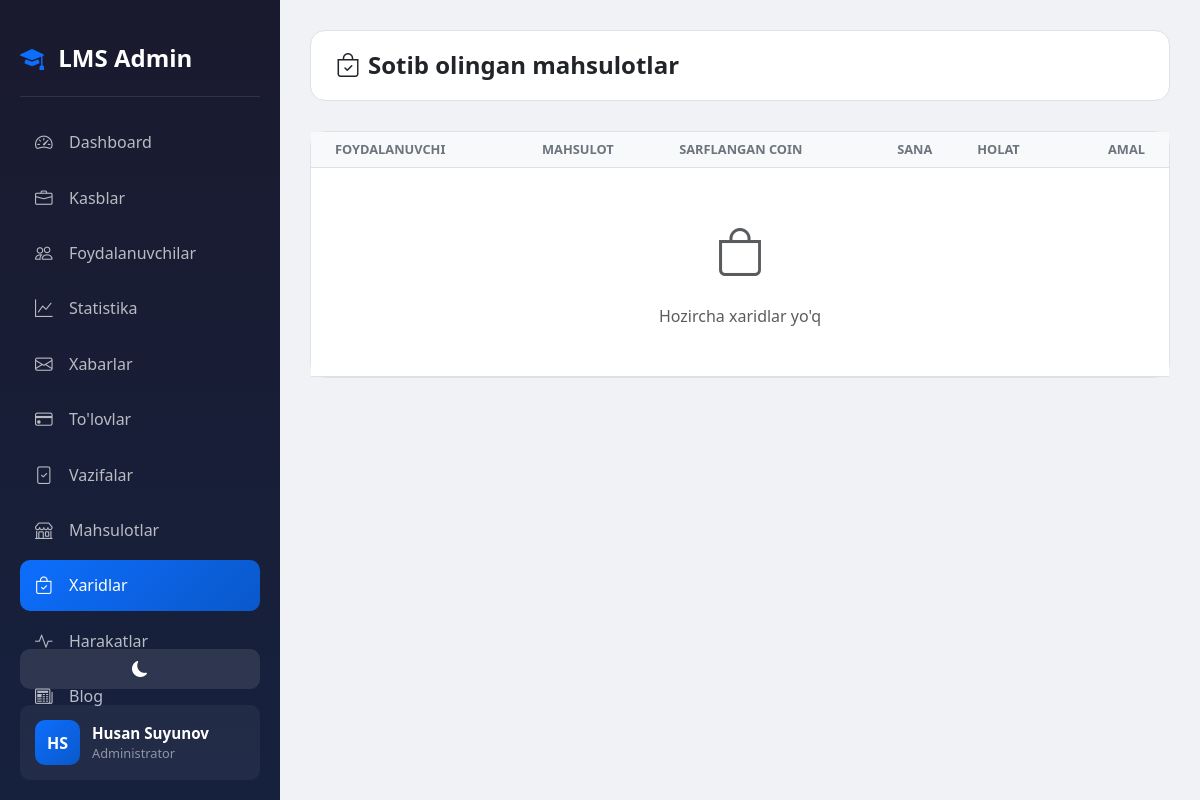
Page /dashboard/purchases/ (signed in) on the earlier database version.
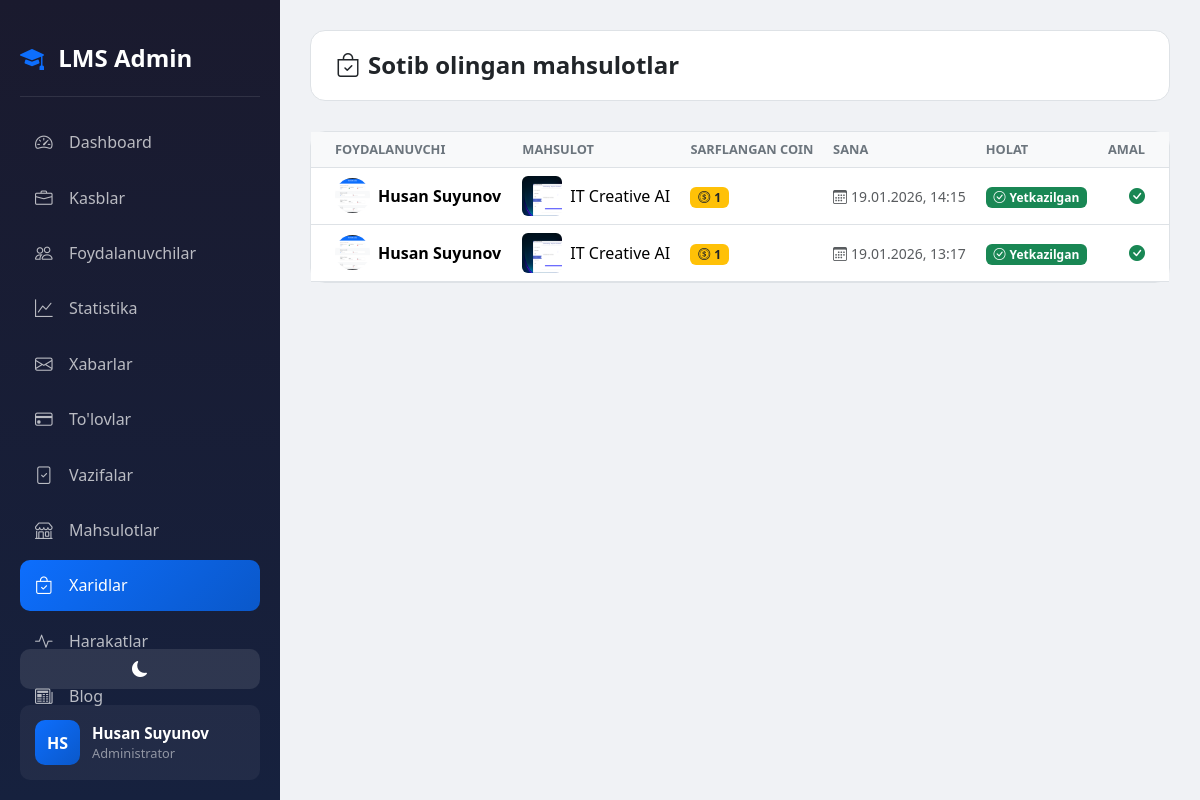
Same page on the later database version.
### accounts/models.py (models this page shows, shortened)
class CustomUser(AbstractUser):
    ROLE_CHOICES = (
        ('admin', 'Admin'),
        ('teacher', 'O\'qituvchi'),
        ('student', 'O\'quvchi'),
    )
    first_name = models.CharField(max_length=100, verbose_name="Ism")
    last_name = models.CharField(max_length=100, verbose_name="Familiya")
    phone = models.CharField(max_length=20, unique=True, verbose_name="Telefon raqam")
    role = models.CharField(max_length=20, choices=ROLE_CHOICES, default='student', verbose_name="Rol")
    photo = models.ImageField(upload_to='profiles/', blank=True, null=True, verbose_name="Profil rasmi")
    profession = models.ForeignKey(Profession, on_delete=models.SET_NULL, null=True, blank=True, related_name='students', verbose_name="Yo'nalish")
    is_blocked = models.BooleanField(default=False, verbose_name="Bloklangan")
    last_activity = models.DateTimeField(null=True, blank=True, verbose_name="Oxirgi faollik")
    bio = models.TextField(blank=True, null=True, verbose_name="O'zi haqida")
    coins = models.IntegerField(default=0, verbose_name="Coinlar")
    total_online_time = models.IntegerField(default=0, verbose_name="Jami online vaqt (daqiqa)")
    address = models.CharField(max_length=300, blank=True, null=True, verbose_name="Yashash manzili")
    birth_date = models.DateField(null=True, blank=True, verbose_name="Tug'ilgan kuni")
    id_card = models.FileField(upload_to='documents/id_cards/', blank=True, null=True, verbose_name="ID karta/Pasport")
    birth_certificate = models.FileField(upload_to='documents/birth_certificates/', blank=True, null=True, verbose_name="Tug'ilganlik haqida guvohnoma")
    @property
    def is_admin(self):
        return self.role == 'admin'
    @property
    def full_name(self):
        return f"{self.first_name} {self.last_name}"
    class Meta:
        verbose_name = "Foydalanuvchi"
        verbose_name_plural = "Foydalanuvchilar"

class ProductPurchase(models.Model):
    product = models.ForeignKey(Product, on_delete=models.CASCADE, related_name='purchases')
    user = models.ForeignKey(CustomUser, on_delete=models.CASCADE, related_name='purchases')
    coins_spent = models.IntegerField(verbose_name="Sarflangan coin")
    purchased_at = models.DateTimeField(auto_now_add=True)
    is_delivered = models.BooleanField(default=False, verbose_name="Yetkazildi")
    class Meta:
        ordering = ['-purchased_at']
        verbose_name = "Xarid"
        verbose_name_plural = "Xaridlar"

class Product(models.Model):
    name = models.CharField(max_length=200, verbose_name="Mahsulot nomi")
    description = models.TextField(verbose_name="Mahsulot haqida")
    image = models.ImageField(upload_to='products/', verbose_name="Rasm")
    coin_price = models.IntegerField(verbose_name="Narxi (Coin)")
    stock = models.IntegerField(default=0, verbose_name="Omborda")
    is_active = models.BooleanField(default=True, verbose_name="Faol")
    created_at = models.DateTimeField(auto_now_add=True)
    class Meta:
        ordering = ['-created_at']
        verbose_name = "Mahsulot"
        verbose_name_plural = "Mahsulotlar"

### accounts/views.py (the view)
# urls.py: path('dashboard/purchases/', views.admin_purchases, name='admin_purchases'),
@login_required
def admin_purchases(request):
    if not request.user.is_admin:
        return redirect('home')
    purchases = ProductPurchase.objects.all().select_related('product', 'user')
    return render(request, 'accounts/admin/purchases.html', {'purchases': purchases})

### accounts/management/commands/check_birthdays.py (called while the page is built, shortened)
    def handle(self, *args, **kwargs):
        today = timezone.now().date()
        users = CustomUser.objects.filter(birth_date__day=today.day, birth_date__month=today.month)
        if not users.exists():
            self.stdout.write(self.style.SUCCESS('No birthdays today.'))
            return

### accounts/templates/accounts/admin/purchases.html (shortened to what this page needs)
{% extends 'accounts/admin/base_admin.html' %}
{% block admin_content %}
<div class="top-bar">
    <h1 class="page-title"><i class="bi bi-bag-check me-2"></i>Sotib olingan mahsulotlar</h1>
</div>
<div class="card">
        <div class="card-body p-0">
            <div class="table-responsive">
                <table class="table table-hover mb-0">
                    <thead class="table-light">
                        <tr>
                            <th class="ps-4">Foydalanuvchi</th>
                            <th>Mahsulot</th>
                            <th>Sarflangan coin</th>
                            <th>Sana</th>
                            <th>Holat</th>
                            <th class="text-end pe-4">Amal</th>
                        </tr>
                    </thead>
                    <tbody>
                        {% for purchase in purchases %}
                        <tr>
                            <td class="ps-4 align-middle">
                                <div class="d-flex align-items-center gap-2">
                                    {% if purchase.user.photo %}
                                    <img src="{{ purchase.user.photo.url }}" class="rounded-circle" width="35" height="35" style="object-fit: cover;">
                                    {% else %}
                                    <div class="rounded-circle bg-light d-flex align-items-center justify-content-center" style="width: 35px; height: 35px;">
                                        <i class="bi bi-person-fill text-muted"></i>
                                    </div>
                                    {% endif %}
                                    <span class="fw-bold">{{ purchase.user.full_name }}</span>
                                </div>
                            </td>
                            <td class="align-middle">
                                <div class="d-flex align-items-center gap-2">
                                    {% if purchase.product.image %}
                                    <img src="{{ purchase.product.image.url }}" class="rounded" width="40" height="40" style="object-fit: cover;">
                                    {% endif %}
                                    <span>{{ purchase.product.name }}</span>
                                </div>
                            </td>
                            <td class="align-middle">
                                <span class="badge bg-warning text-dark">
                                    <i class="bi bi-coin me-1"></i>{{ purchase.coins_spent }}
                                </span>
                            </td>
                            <td class="align-middle">
                                <small class="text-muted">
                                    <i class="bi bi-calendar3 me-1"></i>{{ purchase.purchased_at|date:"d.m.Y, H:i" }}
                                </small>
                            </td>
                            <td class="align-middle">
                                {% if purchase.is_delivered %}
                                <span class="badge bg-success">
                                    <i class="bi bi-check-circle me-1"></i>Yetkazilgan
                                </span>
                                {% else %}
                                <span class="badge bg-warning text-dark">
                                    <i class="bi bi-clock me-1"></i>Kutilmoqda
                                </span>
                                {% endif %}
                            </td>
                            <td class="align-middle text-end pe-4">
                                {% if not purchase.is_delivered %}
                                <form method="post" action="{% url 'admin_mark_delivered' purchase.pk %}" class="d-inline">
                                    {% csrf_token %}
                                    <button type="submit" class="btn btn-sm btn-success">
                                        <i class="bi bi-check-lg me-1"></i>Yetkazildi
                                    </button>
                                </form>
                                {% else %}
                                <span class="text-success">
                                    <i class="bi bi-check-circle-fill"></i>
                                </span>
                                {% endif %}
                            </td>
                        </tr>
                        {% empty %}
                        <tr>
                            <td colspan="6" class="text-center py-5">
                                <i class="bi bi-bag text-muted" style="font-size: 3rem;"></i>
                                <p class="text-muted mt-3 mb-0">Hozircha xaridlar yo'q</p>
                            </td>
                        </tr>
                        {% endfor %}
                    </tbody>
                </table>
            </div>
        </div>
</div>
{% endblock %}

### accounts/templates/accounts/admin/base_admin.html (shortened to what this page needs)
<!DOCTYPE html>
<html lang="uz" data-bs-theme="light">
<head>
    <link href="https://cdn.jsdelivr.net/npm/bootstrap@5.3.2/dist/css/bootstrap.min.css" rel="stylesheet">
    <link href="https://cdn.jsdelivr.net/npm/bootstrap-icons@1.11.1/font/bootstrap-icons.css" rel="stylesheet">
</head>
<body>
    <div class="sidebar">
        <div class="sidebar-brand" style="text-decoration: none;">
            <a href="{% url 'home' %}" class="nav-link"> <i class="bi bi-mortarboard-fill me-2 "></i>
                <span>LMS Admin</span></a>
        </div>
        <nav class="sidebar-nav">
            <a href="{% url 'admin_dashboard' %}"
                class="nav-link {% if request.resolver_match.url_name == 'admin_dashboard' %}active{% endif %}">
                <i class="bi bi-speedometer2"></i>
                <span>Dashboard</span>
            </a>
            <a href="{% url 'admin_professions' %}"
                class="nav-link {% if 'profession' in request.resolver_match.url_name %}active{% endif %}">
                <i class="bi bi-briefcase"></i>
                <span>Kasblar</span>
            </a>
            <a href="{% url 'admin_users' %}"
                class="nav-link {% if 'user' in request.resolver_match.url_name %}active{% endif %}">
                <i class="bi bi-people"></i>
                <span>Foydalanuvchilar</span>
            </a>
            <a href="{% url 'admin_statistics' %}"
                class="nav-link {% if request.resolver_match.url_name == 'admin_statistics' %}active{% endif %}">
                <i class="bi bi-graph-up"></i>
                <span>Statistika</span>
            </a>
            <a href="{% url 'admin_messages' %}"
                class="nav-link {% if 'message' in request.resolver_match.url_name %}active{% endif %}">
                <i class="bi bi-envelope"></i>
                <span>Xabarlar</span>
            </a>
            <a href="{% url 'admin_payments' %}"
                class="nav-link {% if 'payment' in request.resolver_match.url_name %}active{% endif %}">
                <i class="bi bi-credit-card"></i>
                <span>To'lovlar</span>
            </a>
            <a href="{% url 'homework_submissions' %}"
                class="nav-link {% if request.resolver_match.url_name == 'homework_submissions' %}active{% endif %}">
                <i class="bi bi-file-check"></i>
                <span>Vazifalar</span>
            </a>
            <a href="{% url 'admin_products' %}"
                class="nav-link {% if 'product' in request.resolver_match.url_name %}active{% endif %}">
                <i class="bi bi-shop"></i>
                <span>Mahsulotlar</span>
            </a>
            <a href="{% url 'admin_purchases' %}"
                class="nav-link {% if 'purchase' in request.resolver_match.url_name %}active{% endif %}">
                <i class="bi bi-bag-check"></i>
                <span>Xaridlar</span>
            </a>
            <a href="{% url 'admin_activities' %}"
                class="nav-link {% if 'activities' in request.resolver_match.url_name %}active{% endif %}">
                <i class="bi bi-activity"></i>
                <span>Harakatlar</span>
            </a>
            <a href="{% url 'blog:admin_posts' %}" class="nav-link {% if 'blog' in request.path %}active{% endif %}">
                <i class="bi bi-newspaper"></i>
                <span>Blog</span>
            </a>
        </nav>
        <div class="sidebar-footer">
            <button class="theme-toggle-admin w-100 mb-3" id="themeToggle">
                <i class="bi bi-moon-fill" id="themeIcon"></i>
            </button>
            <div class="user-info">
                <div class="user-avatar">
                    {{ user.first_name.0 }}{{ user.last_name.0 }}
                </div>
                <div>
                    <div class="user-name">{{ user.first_name }} {{ user.last_name }}</div>
                    <div class="user-role">Administrator</div>
                </div>
            </div>
        </div>
    </div>
    <div class="main-content">
        {% block admin_content %}{% endblock %}
    </div>
</body>
</html>

### accounts/templates/accounts/admin/base_admin.html (style rules this page uses)
:root { --primary-blue: #0d6efd; --dark-blue: #0a58ca; --primary-black: #212529; }
[data-bs-theme="light"] { --bg-color: #f0f2f5; --card-bg: #ffffff; --text-color: #212529; --border-color: #dee2e6; --sidebar-bg: #1a1a2e; --sidebar-text: #ffffff; }
body { background-color: var(--bg-color); color: var(--text-color); min-height: 100vh; transition: all 0.3s ease; }
.sidebar { position: fixed; top: 0; left: 0; height: 100vh; width: 280px; background: linear-gradient(180deg, #1a1a2e 0%, #16213e 100%); padding: 20px; z-index: 1000; overflow-y: auto; }
.sidebar-brand { color: white; font-size: 1.5rem; font-weight: 700; padding: 20px 0; border-bottom: 1px solid rgba(255, 255, 255, 0.1); margin-bottom: 20px; }
.sidebar-brand i { color: var(--primary-blue); }
.sidebar-nav .nav-link { color: rgba(255, 255, 255, 0.7); padding: 12px 15px; border-radius: 10px; margin-bottom: 5px; transition: all 0.3s ease; display: flex; align-items: center; }
.sidebar-nav .nav-link.active { background: linear-gradient(135deg, var(--primary-blue), var(--dark-blue)); color: white; }
.sidebar-nav .nav-link i { width: 24px; margin-right: 10px; font-size: 1.1rem; }
.main-content { margin-left: 280px; padding: 30px; min-height: 100vh; }
.top-bar { display: flex; justify-content: space-between; align-items: center; margin-bottom: 30px; padding: 20px 25px; background-color: var(--card-bg); border-radius: 15px; border: 1px solid var(--border-color); }
.page-title { font-size: 1.5rem; font-weight: 700; color: var(--text-color); margin: 0; }
.card { background-color: var(--card-bg); border: 1px solid var(--border-color); border-radius: 15px; }
.table { color: var(--text-color); }
.table th { border-color: var(--border-color); font-weight: 600; color: #6c757d; text-transform: uppercase; font-size: 0.8rem; }
.table td { border-color: var(--border-color); vertical-align: middle; }
.theme-toggle-admin { background-color: rgba(255, 255, 255, 0.1); border: none; color: white; width: 40px; height: 40px; border-radius: 10px; display: flex; align-items: center; justify-content: center; cursor: pointer; transition: all 0.3s ease; }
.sidebar-footer { position: absolute; bottom: 20px; left: 20px; right: 20px; }
.user-info { display: flex; align-items: center; padding: 15px; background-color: rgba(255, 255, 255, 0.05); border-radius: 10px; }
.user-avatar { width: 45px; height: 45px; border-radius: 10px; background: linear-gradient(135deg, var(--primary-blue), var(--dark-blue)); display: flex; align-items: center; justify-content: center; color: white; font-weight: 700; margin-right: 12px; }
.user-name { color: white; font-weight: 600; font-size: 0.95rem; }
.user-role { color: rgba(255, 255, 255, 0.5); font-size: 0.8rem; }

Differences in the rows shown:
added ProductPurchase: user.photo (picture), user.full_name "Husan Suyunov", product.image (picture), product.name "IT Creative AI", coins_spent "1", purchased_at "19.01.2026, 14:15", is_delivered True (drawn)
added ProductPurchase: user.photo (picture), user.full_name "Husan Suyunov", product.image (picture), product.name "IT Creative AI", coins_spent "1", purchased_at "19.01.2026, 13:17", is_delivered True (drawn)
Other differences:
text no longer shown: "Hozircha xaridlar yo'q"
